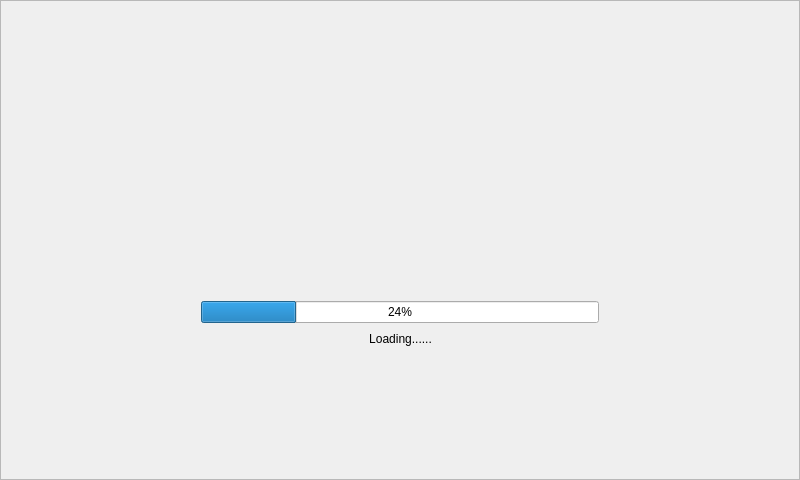
<?xml version="1.0" encoding="UTF-8"?>
<ui version="4.0">
 <class>LanchWidget</class>
 <widget class="QWidget" name="LanchWidget">
  <property name="geometry">
   <rect>
    <x>0</x>
    <y>0</y>
    <width>800</width>
    <height>480</height>
   </rect>
  </property>
  <property name="windowTitle">
   <string>Form</string>
  </property>
  <layout class="QVBoxLayout" name="verticalLayout">
   <property name="spacing">
    <number>0</number>
   </property>
   <property name="leftMargin">
    <number>0</number>
   </property>
   <property name="topMargin">
    <number>0</number>
   </property>
   <property name="rightMargin">
    <number>0</number>
   </property>
   <property name="bottomMargin">
    <number>0</number>
   </property>
   <item>
    <widget class="QFrame" name="lanchFrame">
     <property name="styleSheet">
      <string notr="true"/>
     </property>
     <property name="frameShape">
      <enum>QFrame::StyledPanel</enum>
     </property>
     <property name="frameShadow">
      <enum>QFrame::Raised</enum>
     </property>
     <layout class="QVBoxLayout" name="verticalLayout_2">
      <property name="leftMargin">
       <number>0</number>
      </property>
      <property name="topMargin">
       <number>0</number>
      </property>
      <property name="rightMargin">
       <number>0</number>
      </property>
      <property name="bottomMargin">
       <number>0</number>
      </property>
      <item>
       <spacer name="verticalSpacer">
        <property name="orientation">
         <enum>Qt::Vertical</enum>
        </property>
        <property name="sizeType">
         <enum>QSizePolicy::Fixed</enum>
        </property>
        <property name="sizeHint" stdset="0">
         <size>
          <width>20</width>
          <height>300</height>
         </size>
        </property>
       </spacer>
      </item>
      <item>
       <layout class="QHBoxLayout" name="horizontalLayout">
        <item>
         <spacer name="horizontalSpacer">
          <property name="orientation">
           <enum>Qt::Horizontal</enum>
          </property>
          <property name="sizeType">
           <enum>QSizePolicy::Fixed</enum>
          </property>
          <property name="sizeHint" stdset="0">
           <size>
            <width>200</width>
            <height>20</height>
           </size>
          </property>
         </spacer>
        </item>
        <item>
         <widget class="QProgressBar" name="progressBar">
          <property name="value">
           <number>24</number>
          </property>
         </widget>
        </item>
        <item>
         <spacer name="horizontalSpacer_2">
          <property name="orientation">
           <enum>Qt::Horizontal</enum>
          </property>
          <property name="sizeType">
           <enum>QSizePolicy::Fixed</enum>
          </property>
          <property name="sizeHint" stdset="0">
           <size>
            <width>200</width>
            <height>20</height>
           </size>
          </property>
         </spacer>
        </item>
       </layout>
      </item>
      <item>
       <layout class="QHBoxLayout" name="horizontalLayout_2">
        <item>
         <spacer name="horizontalSpacer_3">
          <property name="orientation">
           <enum>Qt::Horizontal</enum>
          </property>
          <property name="sizeHint" stdset="0">
           <size>
            <width>40</width>
            <height>20</height>
           </size>
          </property>
         </spacer>
        </item>
        <item>
         <widget class="QLabel" name="label_message">
          <property name="styleSheet">
           <string notr="true"/>
          </property>
          <property name="text">
           <string>Loading......</string>
          </property>
          <property name="alignment">
           <set>Qt::AlignCenter</set>
          </property>
         </widget>
        </item>
        <item>
         <spacer name="horizontalSpacer_4">
          <property name="orientation">
           <enum>Qt::Horizontal</enum>
          </property>
          <property name="sizeHint" stdset="0">
           <size>
            <width>40</width>
            <height>20</height>
           </size>
          </property>
         </spacer>
        </item>
       </layout>
      </item>
      <item>
       <spacer name="verticalSpacer_2">
        <property name="orientation">
         <enum>Qt::Vertical</enum>
        </property>
        <property name="sizeType">
         <enum>QSizePolicy::Expanding</enum>
        </property>
        <property name="sizeHint" stdset="0">
         <size>
          <width>20</width>
          <height>40</height>
         </size>
        </property>
       </spacer>
      </item>
     </layout>
    </widget>
   </item>
  </layout>
 </widget>
 <resources/>
 <connections/>
</ui>
